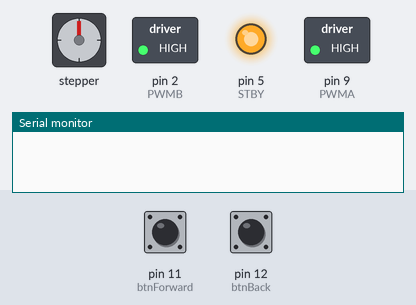
This sketch was run on a simulated Arduino Uno, built with avr-gcc and run on an emulated ATmega328P. On the bench: stepper motor, switched loads named in the sketch (green lamp = pin HIGH), output pins drawn as LEDs (lit = HIGH), the last lines printed to the serial monitor. Inputs (shaded band) come from the test bench; at power-on: pin 11 (btnForward) HIGH, pin 12 (btnBack) HIGH. Stepper angles assume 516 steps per turn.

Above: at 1.2 s.
1.3 s: pin 11 (btnForward) pulled LOW for 1 s
At 2.8 s:
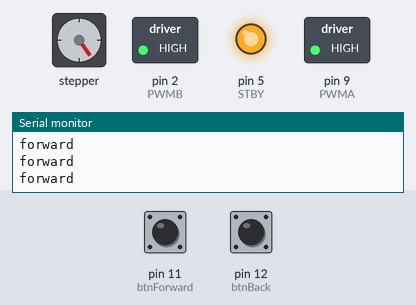
3.8 s: pin 12 (btnBack) pulled LOW for 3.2 s
At 7.4 s:
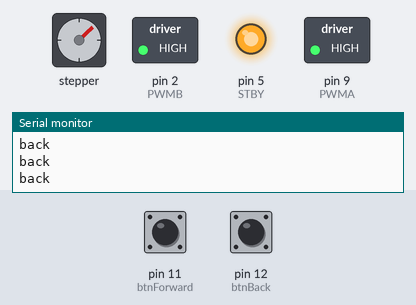
8.5 s: pin 11 (btnForward) pulled LOW for 0.15 s
At 9.0 s:
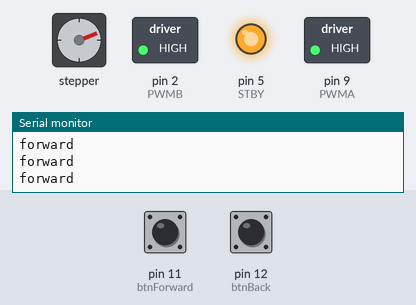
10.1 s: pin 12 (btnBack) pulled LOW for 1 s
At 11.9 s:
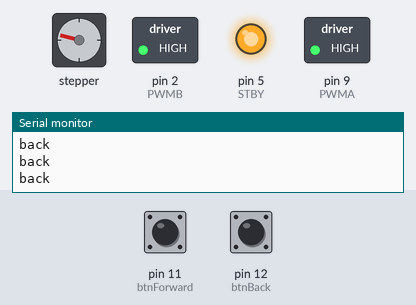
12.6 s: pin 12 (btnBack) pulled LOW for 0.15 s
At 13.3 s:
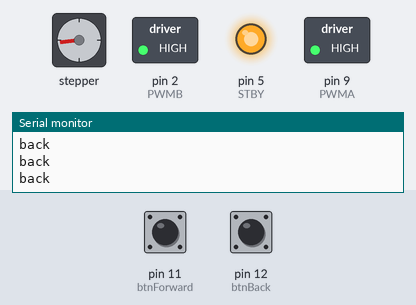
14.2 s: pin 11 (btnForward) pulled LOW for 3.2 s
At 14.67 s:
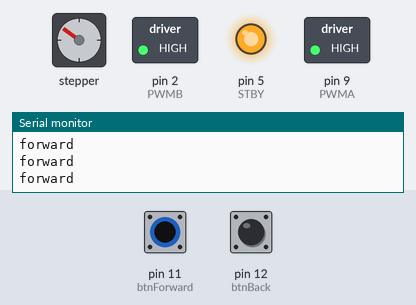
Timing chart, 0 to 18.9 s (numbered marks = the images above; inputs shaded):
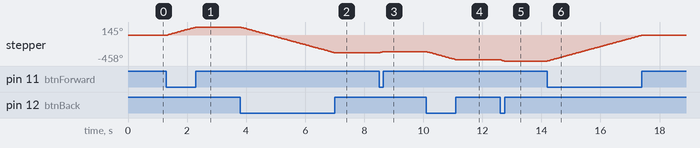

Measured:
- after the input at 1.3 s, stepper: turns 145° clockwise in 1.0 s, starting at once
- after the input at 3.8 s, stepper: turns 458° counter-clockwise in 3.2 s, starting at once
- after the input at 8.5 s, stepper: turns 22° clockwise in 0.14 s, starting at once
- after the input at 10.1 s, stepper: turns 145° counter-clockwise in 1.0 s, starting at once
- after the input at 12.6 s, stepper: turns 22° counter-clockwise in 0.14 s, starting at once
- after the input at 14.2 s, stepper: turns 458° clockwise in 3.2 s, starting at once

The sketch:

two_button.ino
```cpp
#include <Stepper.h>

const int stepsPerRevolution = 516; // 516 steps = one full revolution with gearing
Stepper myStepper(stepsPerRevolution, 6, 7, 4, 3); // coil A: pins 6,7 | coil B: pins 4,3

const int PWMA = 9;
const int PWMB = 2;
const int STBY = 5;

const int btnForward = 11;
const int btnBack    = 12;

void setup() {
  Serial.begin(9600);

  // enable the motor driver
  pinMode(PWMA, OUTPUT);
  pinMode(PWMB, OUTPUT);
  pinMode(STBY, OUTPUT);
  digitalWrite(PWMA, HIGH);
  digitalWrite(PWMB, HIGH);
  digitalWrite(STBY, HIGH);

  // buttons use internal pullup, no resistor needed
  pinMode(btnForward, INPUT_PULLUP);
  pinMode(btnBack,    INPUT_PULLUP);

  myStepper.setSpeed(24); // RPM — increase to go faster, decrease to go slower
}

void loop() {
  if (digitalRead(btnForward) == LOW) {
    myStepper.step(8); // steps per loop iteration — increase for faster movement
    Serial.println("forward");
  } else if (digitalRead(btnBack) == LOW) {
    myStepper.step(-8); // negative = reverse direction
    Serial.println("back");
  }
}
```
